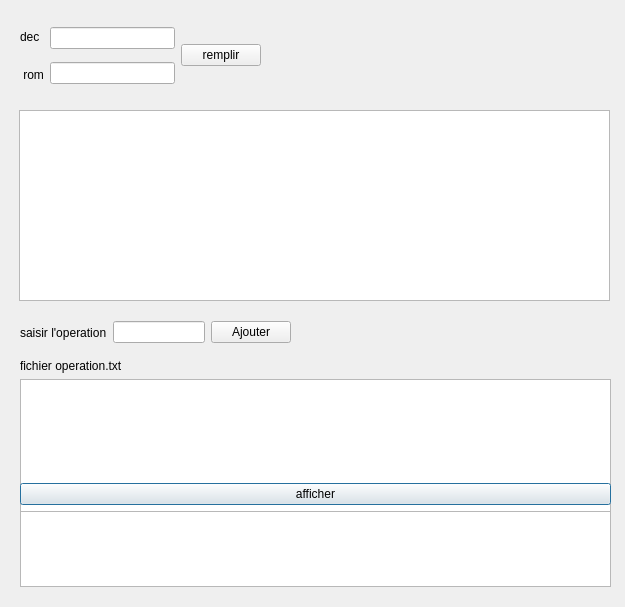
<?xml version="1.0" encoding="UTF-8"?>
<ui version="4.0">
 <class>Dialog</class>
 <widget class="QDialog" name="Dialog">
  <property name="geometry">
   <rect>
    <x>0</x>
    <y>0</y>
    <width>625</width>
    <height>607</height>
   </rect>
  </property>
  <property name="windowTitle">
   <string>Dialog</string>
  </property>
  <widget class="QWidget" name="verticalLayoutWidget">
   <property name="geometry">
    <rect>
     <x>20</x>
     <y>359</y>
     <width>591</width>
     <height>169</height>
    </rect>
   </property>
   <layout class="QVBoxLayout" name="verticalLayout">
    <item>
     <widget class="QLabel" name="label_5">
      <property name="styleSheet">
       <string notr="true">
font: 75 18pt &quot;MS Shell Dlg 2&quot;;</string>
      </property>
      <property name="text">
       <string>fichier operation.txt</string>
      </property>
     </widget>
    </item>
    <item>
     <widget class="QListWidget" name="fichier_operation"/>
    </item>
   </layout>
  </widget>
  <widget class="QWidget" name="verticalLayoutWidget_4">
   <property name="geometry">
    <rect>
     <x>20</x>
     <y>483</y>
     <width>591</width>
     <height>104</height>
    </rect>
   </property>
   <layout class="QVBoxLayout" name="verticalLayout_4">
    <item>
     <widget class="QPushButton" name="afficher">
      <property name="text">
       <string>afficher</string>
      </property>
     </widget>
    </item>
    <item>
     <widget class="QListWidget" name="fichier_resultat"/>
    </item>
   </layout>
  </widget>
  <widget class="QWidget" name="horizontalLayoutWidget_2">
   <property name="geometry">
    <rect>
     <x>20</x>
     <y>20</y>
     <width>241</width>
     <height>71</height>
    </rect>
   </property>
   <layout class="QHBoxLayout" name="horizontalLayout_2">
    <item>
     <layout class="QVBoxLayout" name="verticalLayout_7">
      <item>
       <widget class="QLabel" name="label_7">
        <property name="text">
         <string>dec</string>
        </property>
       </widget>
      </item>
      <item>
       <widget class="QLabel" name="label_4">
        <property name="text">
         <string> rom</string>
        </property>
       </widget>
      </item>
     </layout>
    </item>
    <item>
     <layout class="QVBoxLayout" name="verticalLayout_5">
      <item>
       <widget class="QLineEdit" name="nb_dec"/>
      </item>
      <item>
       <widget class="QLineEdit" name="nb_rom"/>
      </item>
     </layout>
    </item>
    <item>
     <widget class="QPushButton" name="remplir">
      <property name="text">
       <string>remplir</string>
      </property>
     </widget>
    </item>
    <item>
     <layout class="QVBoxLayout" name="verticalLayout_3"/>
    </item>
   </layout>
  </widget>
  <widget class="QWidget" name="verticalLayoutWidget_2">
   <property name="geometry">
    <rect>
     <x>19</x>
     <y>110</y>
     <width>591</width>
     <height>191</height>
    </rect>
   </property>
   <layout class="QVBoxLayout" name="verticalLayout_2">
    <item>
     <layout class="QVBoxLayout" name="verticalLayout_6"/>
    </item>
    <item>
     <widget class="QTableWidget" name="fichier_nombre"/>
    </item>
   </layout>
  </widget>
  <widget class="QWidget" name="horizontalLayoutWidget_3">
   <property name="geometry">
    <rect>
     <x>20</x>
     <y>320</y>
     <width>271</width>
     <height>25</height>
    </rect>
   </property>
   <layout class="QHBoxLayout" name="horizontalLayout_3">
    <item>
     <layout class="QVBoxLayout" name="verticalLayout_8"/>
    </item>
    <item>
     <widget class="QLabel" name="label_3">
      <property name="text">
       <string>saisir l'operation</string>
      </property>
     </widget>
    </item>
    <item>
     <widget class="QLineEdit" name="operation"/>
    </item>
    <item>
     <widget class="QPushButton" name="ajouter">
      <property name="text">
       <string>Ajouter</string>
      </property>
     </widget>
    </item>
   </layout>
  </widget>
 </widget>
 <resources/>
 <connections/>
</ui>
